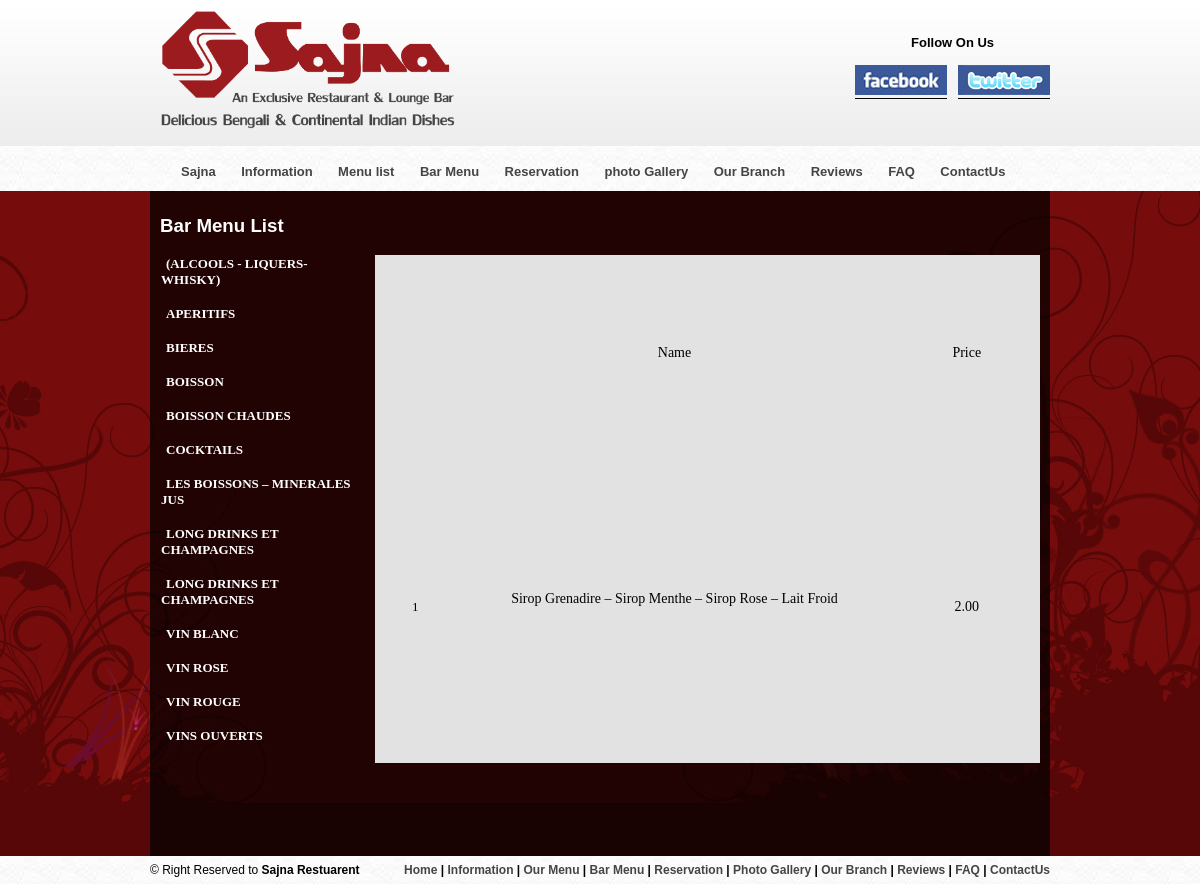
/sajna_master/en/barmenulist1.php?cid=5, run on the app's committed database.
### tables this page shows
CREATE TABLE IF NOT EXISTS `bm_category` (
  `Id` int(10) NOT NULL AUTO_INCREMENT,
  `Name` varchar(100) NOT NULL,
  `cStatus` int(5) NOT NULL,
  PRIMARY KEY (`Id`)
);

CREATE TABLE IF NOT EXISTS `bm_products` (
  `Id` int(10) NOT NULL AUTO_INCREMENT,
  `Name` varchar(100) NOT NULL,
  `Description` text NOT NULL,
  `Description1` text NOT NULL,
  `Price` decimal(10,2) NOT NULL,
  `bmCatId` int(5) NOT NULL,
  `pStatus` int(5) NOT NULL,
  PRIMARY KEY (`Id`)
);

### sajna_master/en/Includes/Top.php (the view, shortened to what this page needs)
<html>
<head>
<link rel="stylesheet" type="text/css" href="../css/style.css"/>
</head>
<body>
	<div id="head_main">
		<div id="head_wrap" align="center">
			<div id="logo_main">
		<img src="../images/logo.png"/>
			</div>
			<div id="follows"><b>Follow On Us</b><br/><br/ >
			<a href="#"><img src="../images/fb_icon.jpg"></a>&nbsp;&nbsp;
			<a href="#"><img src="../images/tt	_icon.jpg"></a>
			</div>
		</div>
	</div>
	<div id="btn_wrp">
		<div id="btn_main">
			<ul>
			<li><a href="./index.php">Sajna</a></li>
			<li><a href="./information.php">Information</a></li>
			<li><a href="./menulist.php">Menu list</a></li>
			<li><a href="./barmenu.php">Bar Menu</a></li>
			<li><a href="./reservation.php">Reservation</a></li>
			<li><a href="./photogallery.php">photo Gallery</a></li>
			<li><a href="./ourbranch.php">Our Branch</a></li>
			<li><a href="./reviews.php">Reviews</a></li>
			<li><a href="./faq.php">FAQ</a></li>
			<li><a href="./Contactus.php">ContactUs</a></li>
			</ul>
		</div>
	</div>
	<div id="content_wrap">
		<table width="880" border="0" cellspacing="0">
		 <h3>Bar Menu List</h3>
    <td width="216" rowspan="25" class="men_btn">
	<?php
		$sel_cat = "SELECT * FROM bm_category WHERE cStatus=1 ORDER BY Name";
		$res_cat = mysql_query($sel_cat);
		while($rec = mysql_fetch_assoc($res_cat)){
			echo "<a href='barmenulist1.php?cid=$rec[Id]'>$rec[Name]</a><br/><br/>";
		}
	?>
	</td>

### sajna_master/en/barmenulist1.php (shortened to what this page needs)
<?php
	include_once("Includes/Top.php");
	$cid = $_GET['cid'];
	$sel = "SELECT * FROM bm_products WHERE bmCatId=$cid AND pStatus=1 ORDER BY Name";
	$result= mysql_query($sel);
?>
<tr class="h">
<td width="80" id="se_no"></td>
    <td width="437" id="se_name">Name</td>
    <td width="139" id="se_price">Price</td>
  </tr>
	<?php
		  $cnt = 1;
	if(mysql_num_rows($result)==0)
	{
	?>
	<tr class="h">
	<td colspan="4" align="center">plz Click to side menu list</td>
	</tr>
	<?php
	}
	else
	{
	while($record=mysql_fetch_assoc($result))
	{
	?>
	<tr class="h">
	<td width="80" id="se_no"><?php echo $cnt;?></td>
	<td id="se_name"><?php echo $record['Name'];?><br/><?php echo $record['Description'];?><br /><?php echo $record['Description1'];?></td>
	<td id="se_price"><?php echo $record['Price'];?></td>
	<?php
	$cnt++;
	}
	}
	?>
	</tr>
	</table>
	</div>
<?php
include_once("Includes/Bottom.php");
?>

### sajna_master/css/style.css (style rules this page uses)
body { background: #760c0c; background-image: url("../images/background_maroon.jpg"); background-repeat:repeat-x; background-position:right bottom; margin: 0 auto; font-family: arial; }
#head_main { height: 146px; background-image: url("../images/header_wrap.png"); }
#head_wrap { width: 900px; margin: 0 auto; }
#logo_main { padding: 10px; float: left; }
#logo_main img { width: 300px; }
#follows { float: right; padding-top: 35px; font-family: arial; font-size: 13px; }
#follows a { border-bottom: 1px solid black; }
#btn_wrp { background-image: url("../images/button_strp.jpg"); height: 45px; }
#btn_main { width: 900px; margin: 0 auto; }
#btn_main ul { float: left; width: 900px; padding-left: 20px; }
#btn_main ul li { display: inline; }
#btn_main ul li a { text-decoration: none; padding: 12 10 12 11px; text-align: center; font-family: arial; font-size: 13px; font-weight: bold; color:#454545; }
#content_wrap { width: 880px; min-height:650px; margin:0 auto; background: url("../images/con_bg.png"); padding: 5px 10 10 10 ; }
h3 { color: white; }
.men_btn a { text-decoration: none; font-family: verdana; font-size: 13px; font-weight: bold; color: white; padding: 5px; }
#se_no { font-family: verdana; font-size: 13px; }
#se_name { font-family: verdana; font-size: 14px; padding: 5px; }
#se_price { font-family: verdana; font-size: 14px; padding: 5px; }

### sajna_master/en/barmenulist1.php (style rules this page uses)
.h { color:#000; background: #e2e2e2; text-align:center; }

### data on the page
bm_category: Name "(ALCOOLS - LIQUERS- WHISKY)"
bm_category: Name "APERITIFS"
bm_category: Name "BIERES"
bm_category: Name "BOISSON"
bm_category: Name "BOISSON CHAUDES"
bm_category: Name "COCKTAILS"
bm_category: Name "LES BOISSONS – MINERALES JUS"
bm_category: Name "LONG DRINKS ET CHAMPAGNES"
bm_category: Name "LONG DRINKS ET CHAMPAGNES"
bm_category: Name "VIN BLANC"
bm_category: Name "VIN ROSE"
bm_category: Name "VIN ROUGE"
bm_category: Name "VINS OUVERTS"
bm_products: Name "Sirop Grenadire – Sirop Menthe – Sirop Rose – Lait Froid", Price "2.00"
